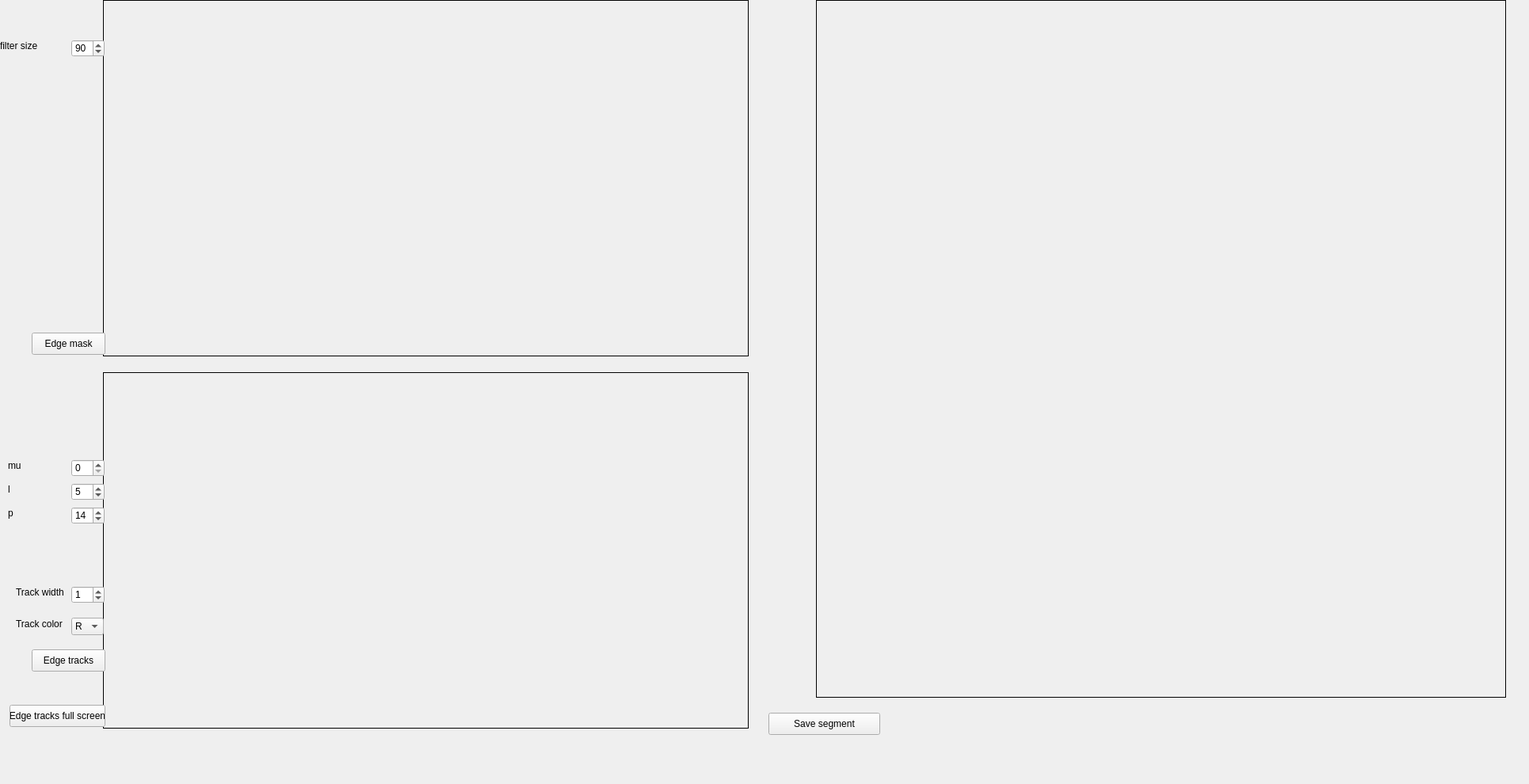
    <widget class="QWidget" name="tab_2">
     <attribute name="title">
      <string>Segmentation</string>
     </attribute>
     <widget class="QLabel" name="edge_map_display">
      <property name="geometry">
       <rect>
        <x>130</x>
        <y>0</y>
        <width>815</width>
        <height>450</height>
       </rect>
      </property>
      <property name="frameShape">
       <enum>QFrame::Box</enum>
      </property>
      <property name="text">
       <string/>
      </property>
      <property name="alignment">
       <set>Qt::AlignCenter</set>
      </property>
     </widget>
     <widget class="QPushButton" name="edge_mask_button">
      <property name="geometry">
       <rect>
        <x>40</x>
        <y>420</y>
        <width>93</width>
        <height>28</height>
       </rect>
      </property>
      <property name="text">
       <string>Edge mask</string>
      </property>
     </widget>
     <widget class="QLabel" name="label_23">
      <property name="geometry">
       <rect>
        <x>0</x>
        <y>50</y>
        <width>55</width>
        <height>16</height>
       </rect>
      </property>
      <property name="styleSheet">
       <string notr="true">color: rgb(0, 0, 0);</string>
      </property>
      <property name="text">
       <string>filter size</string>
      </property>
     </widget>
     <widget class="QSpinBox" name="edge_filter_size_box">
      <property name="geometry">
       <rect>
        <x>90</x>
        <y>50</y>
        <width>42</width>
        <height>22</height>
       </rect>
      </property>
      <property name="toolTip">
       <string>Determines how far from the crack track the algorithm looks for crack edges</string>
      </property>
      <property name="toolTipDuration">
       <number>1000000000</number>
      </property>
      <property name="maximum">
       <number>99999</number>
      </property>
      <property name="value">
       <number>90</number>
      </property>
     </widget>
     <widget class="QLabel" name="edge_tracks_display">
      <property name="geometry">
       <rect>
        <x>130</x>
        <y>470</y>
        <width>815</width>
        <height>450</height>
       </rect>
      </property>
      <property name="frameShape">
       <enum>QFrame::Box</enum>
      </property>
      <property name="text">
       <string/>
      </property>
      <property name="textFormat">
       <enum>Qt::PlainText</enum>
      </property>
      <property name="alignment">
       <set>Qt::AlignCenter</set>
      </property>
     </widget>
     <widget class="QPushButton" name="edge_tracks_button">
      <property name="geometry">
       <rect>
        <x>40</x>
        <y>820</y>
        <width>93</width>
        <height>28</height>
       </rect>
      </property>
      <property name="text">
       <string>Edge tracks</string>
      </property>
     </widget>
     <widget class="QLabel" name="label_24">
      <property name="geometry">
       <rect>
        <x>20</x>
        <y>780</y>
        <width>71</width>
        <height>16</height>
       </rect>
      </property>
      <property name="styleSheet">
       <string notr="true">color: rgb(0, 0, 0);</string>
      </property>
      <property name="text">
       <string>Track color</string>
      </property>
     </widget>
     <widget class="QLabel" name="label_25">
      <property name="geometry">
       <rect>
        <x>20</x>
        <y>740</y>
        <width>71</width>
        <height>16</height>
       </rect>
      </property>
      <property name="styleSheet">
       <string notr="true">color: rgb(0, 0, 0);</string>
      </property>
      <property name="text">
       <string>Track width</string>
      </property>
     </widget>
     <widget class="QComboBox" name="edge_track_color_box">
      <property name="geometry">
       <rect>
        <x>90</x>
        <y>780</y>
        <width>41</width>
        <height>22</height>
       </rect>
      </property>
      <property name="currentText">
       <string>R</string>
      </property>
      <item>
       <property name="text">
        <string>R</string>
       </property>
      </item>
      <item>
       <property name="text">
        <string>G</string>
       </property>
      </item>
      <item>
       <property name="text">
        <string>B</string>
       </property>
      </item>
      <item>
       <property name="text">
        <string>W</string>
       </property>
      </item>
     </widget>
     <widget class="QSpinBox" name="edge_track_width_box">
      <property name="geometry">
       <rect>
        <x>90</x>
        <y>740</y>
        <width>42</width>
        <height>22</height>
       </rect>
      </property>
      <property name="value">
       <number>1</number>
      </property>
     </widget>
     <widget class="QPushButton" name="edge_tracks_full_screen_button">
      <property name="geometry">
       <rect>
        <x>12</x>
        <y>890</y>
        <width>121</width>
        <height>28</height>
       </rect>
      </property>
      <property name="text">
       <string>Edge tracks full screen</string>
      </property>
     </widget>
     <widget class="QSpinBox" name="mu_box">
      <property name="geometry">
       <rect>
        <x>90</x>
        <y>580</y>
        <width>42</width>
        <height>22</height>
       </rect>
      </property>
      <property name="maximum">
       <number>999999</number>
      </property>
     </widget>
     <widget class="QSpinBox" name="l_box">
      <property name="geometry">
       <rect>
        <x>90</x>
        <y>610</y>
        <width>42</width>
        <height>22</height>
       </rect>
      </property>
      <property name="maximum">
       <number>9999999</number>
      </property>
      <property name="value">
       <number>5</number>
      </property>
     </widget>
     <widget class="QSpinBox" name="p_box">
      <property name="geometry">
       <rect>
        <x>90</x>
        <y>640</y>
        <width>42</width>
        <height>22</height>
       </rect>
      </property>
      <property name="maximum">
       <number>99999999</number>
      </property>
      <property name="singleStep">
       <number>2</number>
      </property>
      <property name="value">
       <number>14</number>
      </property>
     </widget>
     <widget class="QLabel" name="label_26">
      <property name="geometry">
       <rect>
        <x>10</x>
        <y>580</y>
        <width>55</width>
        <height>16</height>
       </rect>
      </property>
      <property name="styleSheet">
       <string notr="true">color: rgb(0, 0, 0);</string>
      </property>
      <property name="text">
       <string>mu</string>
      </property>
     </widget>
     <widget class="QLabel" name="label_27">
      <property name="geometry">
       <rect>
        <x>10</x>
        <y>610</y>
        <width>55</width>
        <height>16</height>
       </rect>
      </property>
      <property name="styleSheet">
       <string notr="true">color: rgb(0, 0, 0);</string>
      </property>
      <property name="text">
       <string>l</string>
      </property>
     </widget>
     <widget class="QLabel" name="label_28">
      <property name="geometry">
       <rect>
        <x>10</x>
        <y>640</y>
        <width>55</width>
        <height>16</height>
       </rect>
      </property>
      <property name="styleSheet">
       <string notr="true">color: rgb(0, 0, 0);</string>
      </property>
      <property name="text">
       <string>p</string>
      </property>
     </widget>
     <widget class="QPushButton" name="save_current_segment_button">
      <property name="geometry">
       <rect>
        <x>970</x>
        <y>900</y>
        <width>141</width>
        <height>28</height>
       </rect>
      </property>
      <property name="text">
       <string>Save segment</string>
      </property>
     </widget>
     <widget class="QLabel" name="all_segments_display">
      <property name="geometry">
       <rect>
        <x>1030</x>
        <y>0</y>
        <width>871</width>
        <height>881</height>
       </rect>
      </property>
      <property name="frameShape">
       <enum>QFrame::Box</enum>
      </property>
      <property name="text">
       <string/>
      </property>
     </widget>
     <widget class="QLabel" name="label_31">
      <property name="geometry">
       <rect>
        <x>0</x>
        <y>0</y>
        <width>1921</width>
        <height>981</height>
       </rect>
      </property>
      <property name="text">
       <string/>
      </property>
      <property name="textFormat">
       <enum>Qt::AutoText</enum>
      </property>
      <property name="pixmap">
       <pixmap>images/Picture.jpg</pixmap>
      </property>
      <property name="scaledContents">
       <bool>true</bool>
      </property>
     </widget>
     <zorder>label_31</zorder>
     <zorder>edge_map_display</zorder>
     <zorder>edge_mask_button</zorder>
     <zorder>label_23</zorder>
     <zorder>edge_filter_size_box</zorder>
     <zorder>edge_tracks_display</zorder>
     <zorder>edge_tracks_button</zorder>
     <zorder>label_24</zorder>
     <zorder>label_25</zorder>
     <zorder>edge_track_color_box</zorder>
     <zorder>edge_track_width_box</zorder>
     <zorder>edge_tracks_full_screen_button</zorder>
     <zorder>mu_box</zorder>
     <zorder>l_box</zorder>
     <zorder>p_box</zorder>
     <zorder>label_26</zorder>
     <zorder>label_27</zorder>
     <zorder>label_28</zorder>
     <zorder>save_current_segment_button</zorder>
     <zorder>all_segments_display</zorder>
    </widget>
